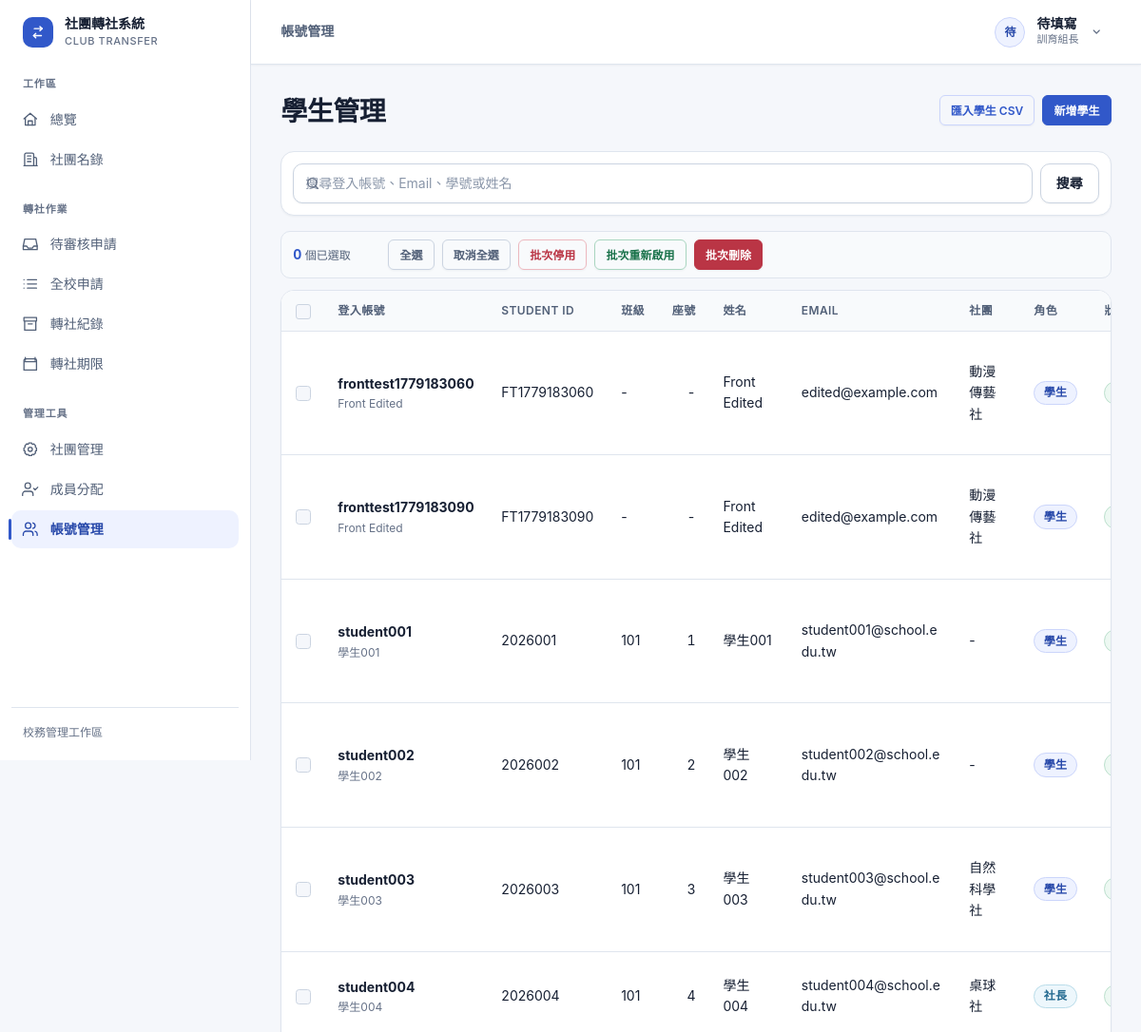
/admin-panel/students/ (signed in, upper part), run on an earlier commit of the app's database.
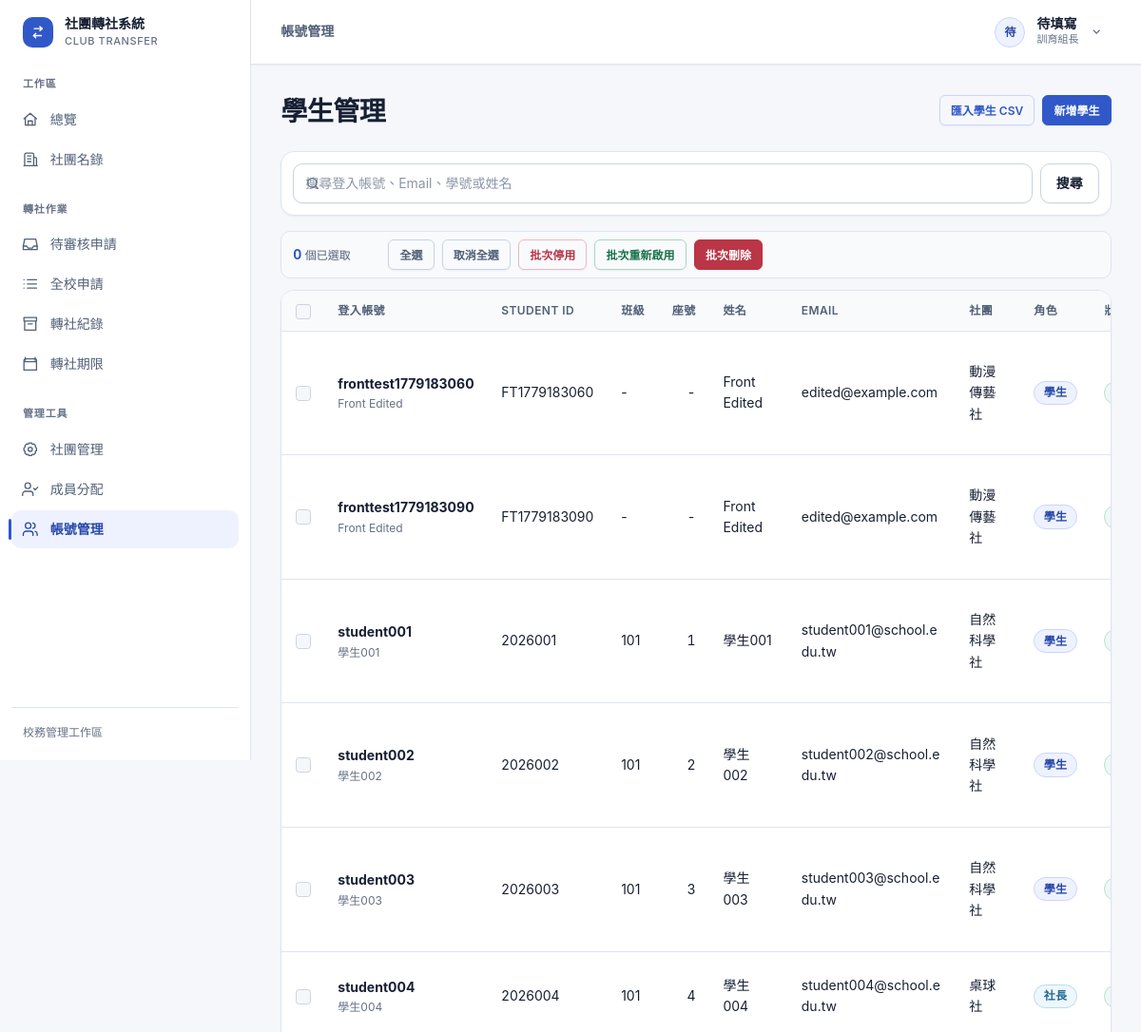
And on a later commit of the database.
### accounts/models.py (models this page shows, shortened)
class User(django.contrib.auth.models.AbstractUser):
    ROLE_CHOICES = [
        ('student', '學生'),
        ('president', '社長'),
        ('teacher', '指導老師'),
        ('admin', '訓育組（管理員）'),
    ]
    role = models.CharField(
        max_length=20,
        choices=ROLE_CHOICES,
        default='student',
        verbose_name='身分組'
    )
    student_id = models.CharField(
        max_length=20,
        blank=True,
        verbose_name='學號'
    )
    class_name = models.CharField(
        max_length=20,
        blank=True,
        verbose_name='班級'
    )
    seat_number = models.PositiveSmallIntegerField(
        null=True,
        blank=True,
        verbose_name='座號'
    )
    club = models.ForeignKey(
        'clubs.Club',
        on_delete=models.SET_NULL,
        null=True,
        blank=True,
        verbose_name='所屬社團',
        related_name='members'
    )
    class Meta:
        verbose_name = '使用者'
        verbose_name_plural = '使用者'
        constraints = [
            models.UniqueConstraint(
                Lower('username'),
                name='unique_login_id_ci',
            ),
            models.UniqueConstraint(
                Lower('email'),
                condition=~models.Q(email=''),
                name='unique_nonempty_email_ci',
            ),
            models.UniqueConstraint(
                Lower('student_id'),
                condition=(
                    models.Q(role__in=['student', 'president'])
                    & ~models.Q(student_id='')
                ),
                name='unique_student_id_ci',
            ),
        ]

### clubs/models.py (models this page shows, shortened)
class Club(models.Model):
    CATEGORY_CHOICES = [
        ('academic', '學術類'),
        ('arts', '藝文類'),
        ('performance', '藝能類'),
        ('recreation', '康輔類'),
        ('sports', '體育類'),
    ]
    code = models.CharField(max_length=10, unique=True, null=True, blank=True, verbose_name='社團代號')
    name = models.CharField(max_length=100, verbose_name='社團名稱')
    teacher = models.CharField(max_length=50, default='', verbose_name='指導老師')
    president = models.CharField(max_length=50, default='', verbose_name='社長')
    location = models.CharField(max_length=100, blank=True, verbose_name='社課場地')
    category = models.CharField(max_length=20, choices=CATEGORY_CHOICES, blank=True, verbose_name='類別')
    description = models.TextField(blank=True, verbose_name='社團描述')
    max_members = models.PositiveIntegerField(default=30, verbose_name='人數上限')
    current_members = models.PositiveIntegerField(default=0, verbose_name='現有人數')
    is_active = models.BooleanField(default=True, verbose_name='啟用中')
    created_at = models.DateTimeField(auto_now_add=True, verbose_name='建立時間')
    updated_at = models.DateTimeField(auto_now=True, verbose_name='更新時間')
    class Meta:
        verbose_name = '社團'
        verbose_name_plural = '社團'
        ordering = ['name']
    def __str__(self):
        return self.name

### accounts/views.py (the view, shortened to what this page needs)
# urls.py: path('admin-panel/students/', views.StudentAdminListView.as_view(), name='student_admin_list'),
class StudentAdminListView(LoginRequiredMixin, AdminRequiredMixin, ListView):
    model = User
    template_name = 'accounts/student_admin_list.html'
    context_object_name = 'students'
    paginate_by = 50
    def get_queryset(self):
        queryset = User.objects.filter(
            role__in=['student', 'president'],
        ).select_related('club').order_by('username')
        query = self.request.GET.get('q', '').strip()
        return queryset
    def get_context_data(self, **kwargs):
        context = super().get_context_data(**kwargs)
        context['q'] = self.request.GET.get('q', '').strip()
        return context

### accounts/permissions.py (called while the page is built)
def is_training_admin(user):
    return bool(
        user
        and user.is_authenticated
        and (user.is_superuser or getattr(user, 'role', None) == 'admin')
    )

def can_review_transfer_requests(user):
    return (
        is_training_admin(user)
        or is_actual_club_president(user)
        or is_assigned_club_teacher(user)
    )

### accounts/templatetags/account_extras.py (called while the page is built)
def user_is_club_president(user, club):
    if not user or not club or not getattr(club, 'president', ''):
        return False
    president_text = club.president.strip()
    match = re.search(r'\(([^()]+)\)\s*$', president_text)
    president_username = match.group(1).strip() if match else president_text
    return president_username == user.username

@register.filter
def display_role(user):
    if getattr(user, 'role', None) == 'admin':
        return '訓育組長'
    if getattr(user, 'role', None) == 'president' and not user_is_club_president(user, user.club):
        return '學生'
    return user.get_role_display()

@register.filter
def can_review_transfers(user):
    return can_review_transfer_requests(user)

### transfers/models.py (called while the page is built)
    @classmethod
    def get_current(cls):
        return cls.objects.order_by('-updated_at', '-pk').first()

### templates/accounts/student_admin_list.html (shortened to what the changed rows need)
{% extends "base.html" %}
{% load account_extras %}
{% block content %}
<div class="page-header">
    <h1 class="h3 mb-0">學生管理</h1>
</div>
<div class="data-view">
<div class="table-responsive data-table-container">
    <table class="table data-table data-table--dense data-table--sticky-header align-middle">
        <thead>
            <tr>
                <th scope="col">
                    <input type="checkbox" class="form-check-input" id="toggle-all-students" aria-label="全選學生">
                </th>
                <th>登入帳號</th>
                <th>Student ID</th>
                <th class="data-col-low-priority">班級</th>
                <th class="data-col-low-priority data-numeric">座號</th>
                <th>姓名</th>
                <th>Email</th>
                <th>社團</th>
                <th>角色</th>
                <th>狀態</th>
            </tr>
        </thead>
        <tbody>
            {% for student in students %}
                <tr>
                    <td>
                        {% if student.role == 'student' or student.role == 'president' %}
                            <input type="checkbox" class="form-check-input student-checkbox" name="student_ids" value="{{ student.pk }}" form="bulk-student-form" aria-label="選取 {{ student.username }}">
                        {% endif %}
                    </td>
                    <td class="data-primary-cell"><span class="data-primary">{{ student.username }}</span><span class="data-secondary">{{ student.first_name|default:"未設定姓名" }}</span></td>
                    <td>{{ student.student_id }}</td>
                    <td class="data-col-low-priority">{{ student.class_name|default:"-" }}</td>
                    <td class="data-col-low-priority data-numeric">{{ student.seat_number|default:"-" }}</td>
                    <td>{{ student.first_name }}</td>
                    <td class="data-wrap">{{ student.email|default:"-" }}</td>
                    <td>{{ student.club|default:"-" }}</td>
                    <td><span class="badge {{ student|role_badge_class }}">{{ student|display_role }}</span></td>
                    <td>
                        {% if student.is_active %}
                            <span class="badge bg-success">啟用</span>
                        {% else %}
                            <span class="badge bg-secondary">停用</span>
                        {% endif %}
                    </td>
                </tr>
            {% endfor %}
        </tbody>
    </table>
</div>
</div>
{% endblock %}

What changed in the data, as far as the page shows it:
changed User "student001": club "-" → "自然科學社"
changed User "student002": club "-" → "自然科學社"
